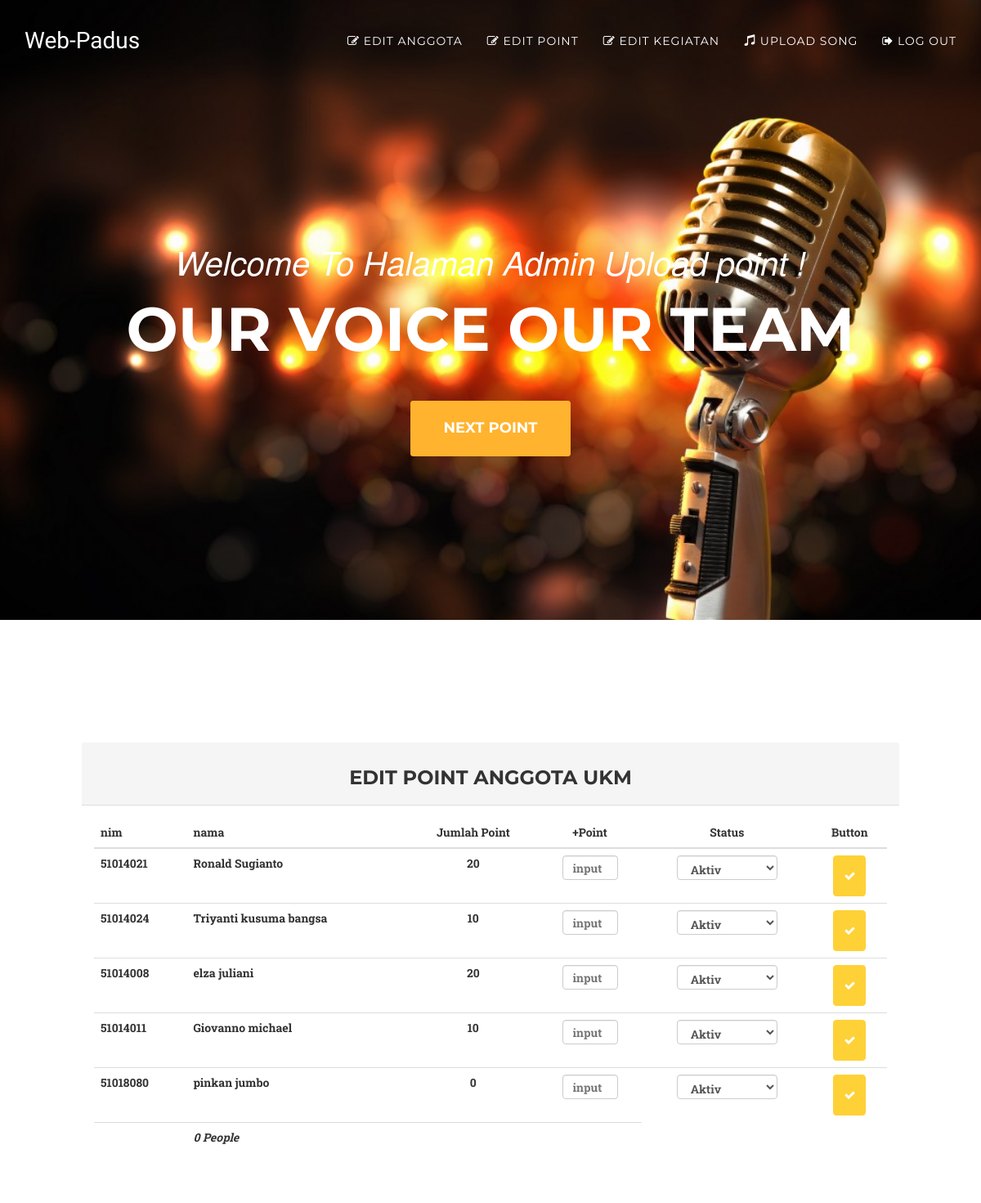
Page /index.php/editpoint on the earlier database version.
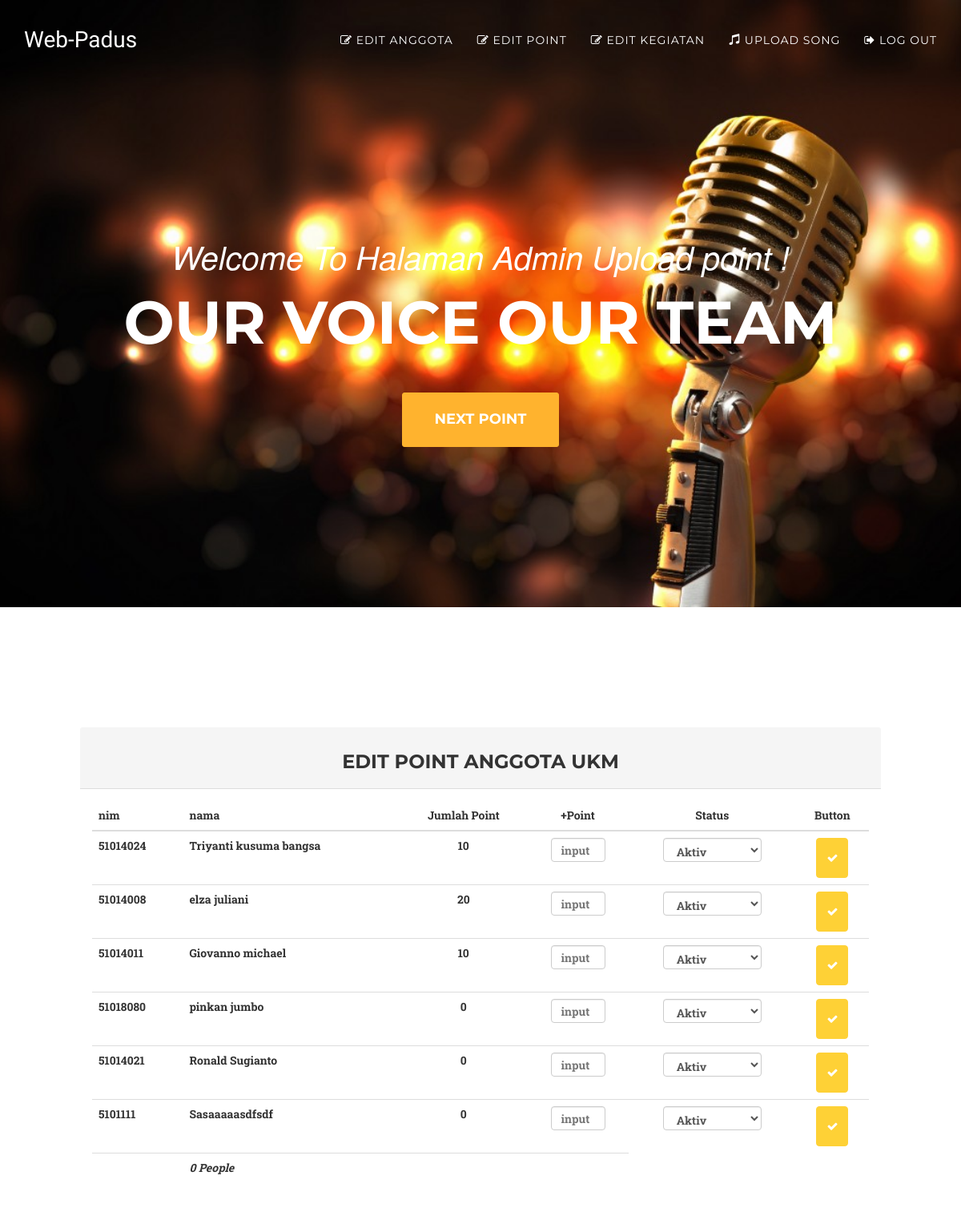
Same page on the later database version.
### tables this page shows
CREATE TABLE `anggotaukm` (
  `id` int(11) NOT NULL,
  `nim` int(10) NOT NULL,
  `nama` varchar(60) NOT NULL,
  `jurusan` varchar(32) NOT NULL,
  `email` varchar(60) NOT NULL,
  `point` int(5) NOT NULL,
  `status` varchar(12) NOT NULL
);

### application/controllers/Editpoint.php (called while the page is built, shortened)
<?php
class Editpoint extends CI_Controller {
public function __construct(){
	$this->load->model('Akun_model');
}
	public function index()
	{
	   $data['akun'] = $this->Akun_model->view_user();
		$this->load->view('templates/header');
		$data['judul'] = "Welcome To Halaman Admin Upload point !";
		$this->load->view('templates/headernav');
		$this->load->view('admintemplates/navadmin', $data);
		$this->load->view('admintemplates/editpoint', $data);
		$this->load->view('templates/footer');
	}
}

### index.php (called while the page is built, shortened)
<?php
require_once BASEPATH.'core/CodeIgniter.php';

### application/models/Akun_model.php (called while the page is built, shortened)
<?php
class Akun_model extends CI_Model{
	public function view_user(){
		$query =  $this->db->get('anggotaukm');
		return $query->result_array();
	}
}
?>

### application/views/admintemplates/editpoint.php (the view, shortened to what this page needs)
               <a href="#editpoint" class="page-scroll btn btn-xl">Next Point</a>
            </div>
        </div>
    </header>
    <section id="editpoint">
    <div id="wrapper">
            <div class="row">
                <div class="col-lg-12">
                    <div class="panel1 panel-default">
                        <div class="panel-heading">
                         <h3>  Edit Point Anggota UKM  </h3>
                        </div>
                        <div class="panel-body">
                            <div class="table-responsive">
                                <table class="table table-hover">
                                    <thead>
                                       <tr>
										 <th>nim</th>
	                                     <th>nama</th>
	                                     <th><center>Jumlah Point</center></th>
                                         <th><center>+Point</center></th>
	                                     <th><center>Status</center></th>
                                         <th><center>Button</center></th>
                                       </tr>
                                    </thead>
                                    <tbody>
                                    <?php foreach ($akun as $perakun) { ?>
                                    <tr>
                                      <th>
                                        <?= $perakun['nim']; ?>
                                      </th>
                                      <th>
                                        <?= $perakun['nama']; ?>
                                      </th>
                                      <th><center>
                                        <?= $perakun['point']; ?>
                                      </center></th>
                                      <th><center>
                                        <input class="form-control1" name='point' placeholder="input" type="text" >
                                      </center></th>
                                      <th><center>
                                        <select class="form-control2" name='status' required="required">
                                         <option value="Aktiv">Aktiv</option>
                                        </select>
                                      </center></th>
                                      <th><center>
                                        <button type="button" class="btn btn-primary" data-dismiss="modal"><i class="fa fa-check" aria-hidden="true"></i>
                                        </button>
                                      </center> </th>
                                    </tr>
                                    <?php } ?>
                                    </tbody>
                                    <tfoot>
                                    <tr>
                                        <th></th>
                                        <th><i>0 People</i></th>
                                        <th></th>
                                        <th></th>
                                    </tr>
                                    </tfoot>
                                </table>
                            </div>
                        </div>
                    </div>
                </div>
            </div>
<br><br>
    </section>

Differences in the rows shown:
removed anggotaukm: nim "51014021", nama "Ronald Sugianto", point "20"
added anggotaukm: nim "51014021", nama "Ronald Sugianto", point "0"
added anggotaukm: nim "5101111", nama "Sasaaaaasdfsdf", point "0"
